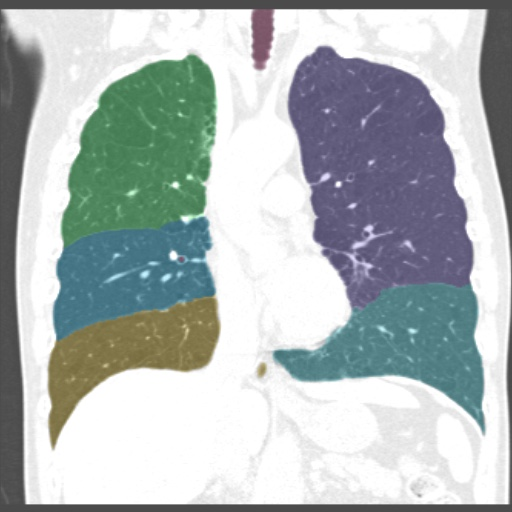
#> input picture images/IM-0001-0163.jpg, 512 x 512 px; its folder holds only this picture in this run
$ python crop_image.py
#> lines starting #> are read from the running program, lines starting #| are printed output that depends on the picture
import cv2
from os import listdir
from os.path import isfile, join


def crop_image(dir_path, filename):
#> called with dir_path = 'images', filename = 'IM-0001-0163.jpg'
    frame = cv2.imread(dir_path + '/' + filename)
#> frame is the input picture: shape (512, 512, 3); mean B, G, R 183.9, 183.8, 175.7
    x = 210
    y = 340
    w = h = 100
    crop_img = frame[y:y + h, x:x + w]
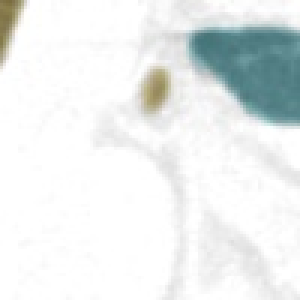
#> crop_img: shape (100, 100, 3) (shown 3 times larger); mean B, G, R 236.6, 237, 233.2
    cv2.imwrite(dir_path + '/cropped/' + 'Cropped-' + filename, crop_img)


image_dir_path = 'images'
image_filename_list = [f for f in listdir(image_dir_path) if isfile(join(image_dir_path, f))]

for image_filename in image_filename_list:
    print(image_filename)
    crop_image(image_dir_path, image_filename)
